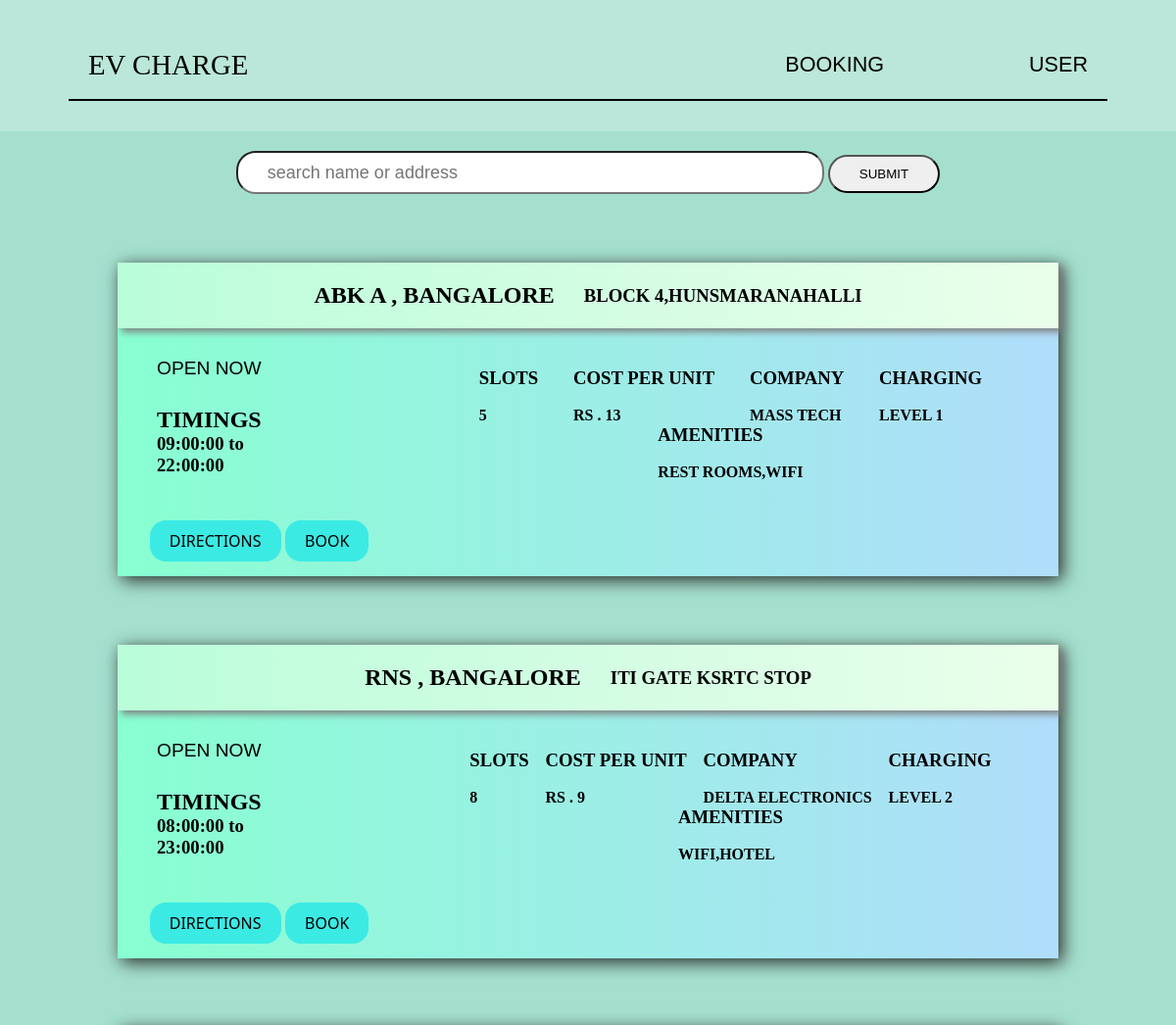
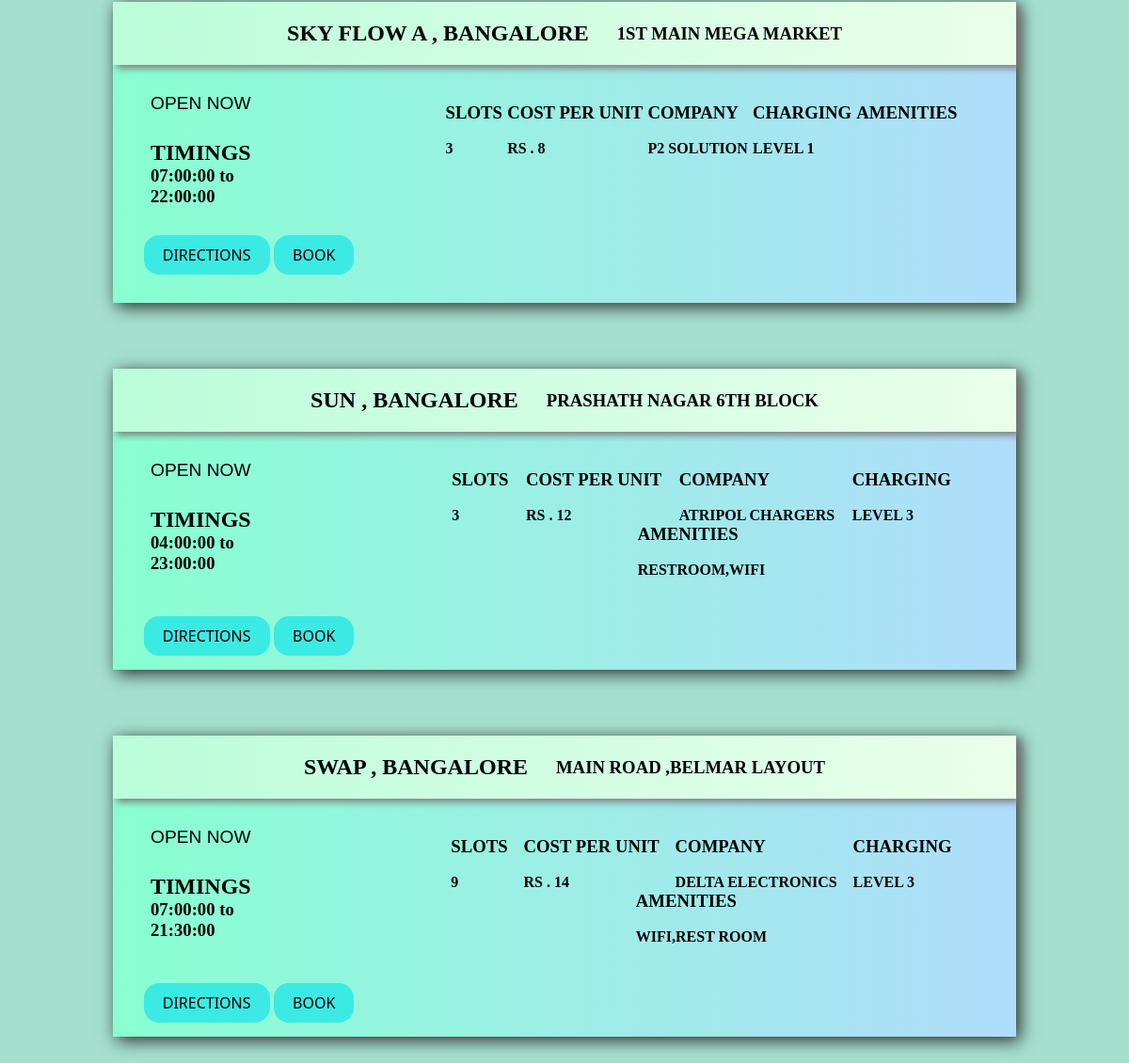
/evproject/cities/bengaluru.php, run on the app's committed database (2 pictures, top to bottom).
### tables this page shows
CREATE TABLE `company` (
  `C_ID` int(11) NOT NULL,
  `C_CONTACT` bigint(20) DEFAULT NULL,
  `C_NAME` varchar(50) DEFAULT NULL,
  `C_EMAIL` varchar(50) DEFAULT NULL,
  `username` varchar(30) NOT NULL,
  `password` varchar(30) NOT NULL
);

CREATE TABLE `station` (
  `S_ID` int(11) NOT NULL,
  `TIMING_CLOSE` time DEFAULT NULL,
  `S_NAME` varchar(50) DEFAULT NULL,
  `C_ID` int(11) DEFAULT NULL,
  `TIMING_OPEN` time DEFAULT NULL
);

CREATE TABLE `location` (
  `S_ID` int(11) DEFAULT NULL,
  `ADDRESS` varchar(50) DEFAULT NULL,
  `CITY` varchar(50) DEFAULT NULL,
  `STATE` varchar(50) DEFAULT NULL,
  `LINK` varchar(50) DEFAULT NULL
);

CREATE TABLE `features` (
  `S_ID` int(11) DEFAULT NULL,
  `COST_PER_UNIT` double DEFAULT NULL,
  `NO_OF_SLOTS` int(11) NOT NULL,
  `CHARGER_TYPE` char(10) DEFAULT NULL,
  `AVAILABLE_SLOTS` int(11) DEFAULT NULL CHECK (`AVAILABLE_SLOTS` >= 0),
  `AMENITIES` varchar(200) NOT NULL
);

### evproject/cities/bengaluru.php (the view, shortened to what this page needs)
<?php
include_once "connection_proc.php";
$sql = "SELECT S.S_NAME,C.C_NAME,L.ADDRESS,L.CITY,L.LINK,FE.NO_OF_SLOTS,FE.AMENITIES,FE.CHARGER_TYPE,FE.COST_PER_UNIT,S.TIMING_OPEN,S.TIMING_CLOSE FROM COMPANY C,STATION S,LOCATION L,FEATURES FE WHERE S.S_ID=L.S_ID AND L.S_ID=FE.S_ID AND S.C_ID=C.C_ID HAVING CITY='BANGALORE';;";
$res = mysqli_query($conn, $sql);
?>
<!DOCTYPE html>
<html lang="en">
<head>
    <link rel="stylesheet" href="https://use.fontawesome.com/releases/v5.5.0/css/all.css">
    <link rel="stylesheet" href="insidecity.css">
</head>
<body>
    <?php include_once('nav.php') ?>
    <div class="container">
        <div class="searchbar">
            <form method="post" action="bsearch.php">
                <input type="text" name="s1" value="" placeholder="search name or address">
                <button type="submit" id="button">SUBMIT</button>
            </form>
        </div>
        <?php
        while ($row = mysqli_fetch_assoc($res)) {
        ?>
            <div class="station">
                <div class="names">
                    <h2><?php echo $row['S_NAME'] ?> , <?php echo $row['CITY'] ?></h2>
                    <div class="address">
                        <h3><?php echo $row['ADDRESS'] ?></h3>
                    </div>
                </div>
                <div class="info">
                    <div class="time">
                        <div class="openclose">
                            <?php
                            $time = time();
                            if ($time < $row['TIMING_OPEN'] && $time > $row['TIMING_CLOSE']) {
                                echo 'CLOSED NOW';
                            } else {
                                echo 'OPEN NOW';
                            }
                            ?>
                        </div>
                        <br>
                        <h2>TIMINGS</h2>
                        <h3><?php echo $row['TIMING_OPEN'] ?> to <?php echo $row['TIMING_CLOSE'] ?></h3>
                    </div>
                    <div class="details">
                        <div class="no_os_slots">
                            <h3>SLOTS</h3><br>
                            <h4><?php echo $row['NO_OF_SLOTS'] ?></h4>
                        </div>
                        <div class="cost">
                            <h3>COST PER UNIT</h3><br>
                            <h4>RS . <?php echo $row['COST_PER_UNIT'] ?></h4>
                        </div>
                        <div class="company">
                            <h3>COMPANY</h3><br>
                            <h4><?php echo $row['C_NAME'] ?></h4>
                        </div>
                        <div class="charger">
                            <h3>CHARGING</h3><br>
                            <h4><?php echo $row['CHARGER_TYPE'] ?></h4>
                        </div>
                        <div class="amenities">
                            <h3>AMENITIES</h3><br>
                            <h4><?php echo $row['AMENITIES'] ?></h4>
                        </div>
                    </div>
                </div>
                <div class="buttons">
                    <a id="button1" href="<?php echo $row['LINK'] ?>" style="text-decoration: none;">DIRECTIONS</a>
                    <a id="button1" href="../user/userlogin.php" style="text-decoration: none;">BOOK</a>
                </div>
            </div>
        <?php
        }
        ?>
    </div>
</body>
</html>

### evproject/cities/nav.php (shortened to what this page needs)
<!DOCTYPE html>
<html lang="en">
<head>
</head>
<body>
<div class="nav">
        <div id="logo"><a href="#">EV CHARGE</a></div>
        <div id="al" style="margin-left: 400px;"><a href="../user/userlogin.php">BOOKING</a></div>
        <div id="al"><a href="../user/userlogin.php">USER</a></div>
    </div>
</body>
</html>

### evproject/cities/insidecity.css (style rules this page uses)
* { box-sizing: border-box; margin: 0; padding: 0; }
body { align-items: center; background-color: rgba(157, 221, 202, 0.703); }
.container { width: 100%; display: flex; flex-flow: wrap; flex-direction: column; align-items: center; justify-content: center; background-color: rgba(157, 221, 202, 0.703); }
.station { width: 80vw; animation: opening1 1s ease-in; padding: 30px 40px; display: flex; flex-direction: column; justify-content: space-around; background: linear-gradient( to right, rgb(136, 255, 209), rgba(177, 221, 255, 0.916) ); margin-top: 40px; margin-bottom: 30px; height: 40vh; box-shadow: #1e1d1def 4px 4px 17px; }
.info { display: flex; width: auto; }
.names { animation: opening 1.4s ease-in; display: flex; justify-content: center; align-items: center; flex-direction: row; padding: 20px 30px; background: linear-gradient( to right, rgba(190, 253, 218, 0.916), rgb(234, 255, 234) ); width: 80vw; margin-left: -40px; margin-top: -30px; margin-bottom: 30px; z-index: 50; box-shadow: #7f7e7eef 4px 4px 7px; }
.time { display: flex; flex-direction: column; }
.buttons { display: flex; margin-top: 30px; margin-left: 38px; width: 19vw; justify-content: space-around; }
#button { padding: 10px 30px; border-radius: 20px; cursor: pointer; }
#button1 { padding: 10px 20px; background-color: rgb(60, 234, 228); color: black; margin-left: -95px; font-family: "Segoe UI", Tahoma, Geneva, Verdana, sans-serif; border-radius: 1rem; }
.details { font-family: Georgia, "Times New Roman", Times, serif; width: 60vw; margin-left: 160px; padding: 10px 20px; display: flex; flex-wrap: wrap; justify-content: space-around; }
.openclose { padding-bottom: 10px; font: 1.2em sans-serif; }
.searchbar { width: 100%; display: flex; justify-content: center; align-items: center; }
input { border-radius: 20px; height: 30px; width: 600px; margin-top: 20px; margin-bottom: 30px; padding: 20px 30px; font-size: large; }
.address { margin-left: 30px; }
a { text-decoration: none; }

### evproject/cities/nav.php (style rules this page uses)
.nav { display: flex; justify-content: space-between; align-items: center; margin: 31px 70px; height: 9vh; background: transparent; border-bottom: 2px solid black; color: rgb(0, 0, 0); font-weight: bolder; font-family: Verdana, Geneva, Tahoma, sans-serif; font-weight: 300; font-size: large; padding: 3px 20px; z-index: 1; }
.nav a { text-decoration: none; font-size: larger; color: rgb(0, 0, 0); margin-right: 0px; transition: all 0.3s ease 0s; }
.nav #logo { cursor: pointer; font-family: fantasy; font-size: x-large; font-weight: 100; }
.nav #al { transition: all 0.3s ease 0s; }

### data on the page
company: station.S_NAME "ABK A", location.CITY "BANGALORE", location.ADDRESS "BLOCK 4,HUNSMARANAHALLI", station.TIMING_OPEN "09:00:00", station.TIMING_CLOSE "22:00:00", features.NO_OF_SLOTS "5", features.COST_PER_UNIT "13", C_NAME "MASS TECH", features.CHARGER_TYPE "LEVEL 1", features.AMENITIES "REST ROOMS,WIFI"
company: station.S_NAME "RNS", location.CITY "BANGALORE", location.ADDRESS "ITI GATE KSRTC STOP", station.TIMING_OPEN "08:00:00", station.TIMING_CLOSE "23:00:00", features.NO_OF_SLOTS "8", features.COST_PER_UNIT "9", C_NAME "DELTA ELECTRONICS", features.CHARGER_TYPE "LEVEL 2", features.AMENITIES "WIFI,HOTEL", station.S_NAME "SWAP", location.ADDRESS "MAIN ROAD ,BELMAR LAYOUT", station.TIMING_OPEN "07:00:00", station.TIMING_CLOSE "21:30:00", features.NO_OF_SLOTS "9", features.COST_PER_UNIT "14", features.CHARGER_TYPE "LEVEL 3", features.AMENITIES "WIFI,REST ROOM"
company: station.S_NAME "SKY FLOW A", location.CITY "BANGALORE", location.ADDRESS "1ST MAIN MEGA MARKET", station.TIMING_OPEN "07:00:00", station.TIMING_CLOSE "22:00:00", features.NO_OF_SLOTS "3", features.COST_PER_UNIT "8", C_NAME "P2 SOLUTION", features.CHARGER_TYPE "LEVEL 1"
company: station.S_NAME "SUN", location.CITY "BANGALORE", location.ADDRESS "PRASHATH NAGAR 6TH BLOCK", station.TIMING_OPEN "04:00:00", station.TIMING_CLOSE "23:00:00", features.NO_OF_SLOTS "3", features.COST_PER_UNIT "12", C_NAME "ATRIPOL CHARGERS", features.CHARGER_TYPE "LEVEL 3", features.AMENITIES "RESTROOM,WIFI"
